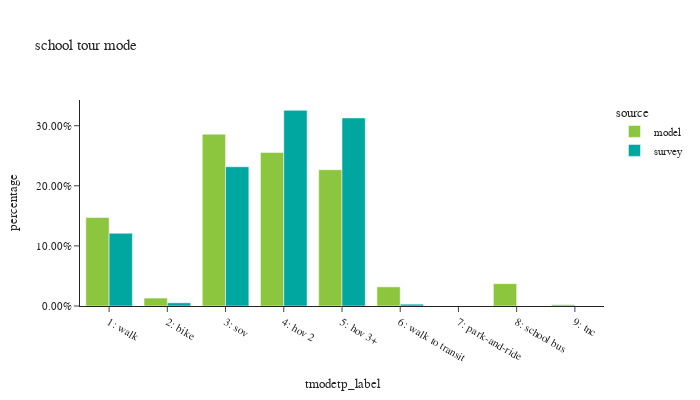

This figure's notebook cell:
### Code cell
df_plot = wk_tour.groupby(['source', 'tmodetp_label']).agg(
    toexpfac_sum=pl.col('toexpfac').sum(),
    sample_count=pl.col('toexpfac').count()
)

df_plot = df_plot.with_columns(
    (pl.col('toexpfac_sum') / pl.col('toexpfac_sum').sum().over('source')).alias('percentage')
)

fig = px.bar(
    df_plot.sort(by=['source']),
    x="tmodetp_label",
    y="percentage",
    color="source",
    barmode="group",
    hover_data=['sample_count'],
    title="school tour mode"
)
fig.update_layout(
    height=400,
    width=700,
    font=dict(size=11),
    xaxis=dict(dtick=1, categoryorder='category ascending'),
    yaxis=dict(tickformat=".2%")
)
fig.show()

### Figure 1 — Plotly figure (JSON) as saved in the notebook; plotly's stock layout.template omitted (floating-point values rounded to 4 significant figures)
{"data": [{"alignmentgroup": "True", "customdata": [[234168], [21023], [406739], [59150], [3606], [19], [455103], [360849], [50689]], "hovertemplate": "source=model<br>tmodetp_label=%{x}<br>percentage=%{y}<br>sample_count=%{customdata[0]}<extra></extra>", "legendgroup": "model", "marker": {"color": "#8CC63E", "pattern": {"shape": ""}}, "name": "model", "offsetgroup": "model", "orientation": "v", "showlegend": true, "textposition": "auto", "type": "bar", "x": ["1: walk", "2: bike", "4: hov 2", "8: school bus", "9: tnc", null, "3: sov", "5: hov 3+", "6: walk to transit"], "xaxis": "x", "y": [0.1472, 0.01321, 0.2556, 0.03717, 0.002266, 1.194e-05, 0.286, 0.2268, 0.03185], "yaxis": "y"}, {"alignmentgroup": "True", "customdata": [[9], [224], [1], [193], [18], [1], [109], [1], [214]], "hovertemplate": "source=survey<br>tmodetp_label=%{x}<br>percentage=%{y}<br>sample_count=%{customdata[0]}<extra></extra>", "legendgroup": "survey", "marker": {"color": "#00A7A0", "pattern": {"shape": ""}}, "name": "survey", "offsetgroup": "survey", "orientation": "v", "showlegend": true, "textposition": "auto", "type": "bar", "x": ["6: walk to transit", "1: walk", "7: park-and-ride", "3: sov", "2: bike", "9: tnc", "5: hov 3+", null, "4: hov 2"], "xaxis": "x", "y": [0.003055, 0.1211, 3.807e-05, 0.2317, 0.005333, 1.384e-05, 0.313, 0.0001188, 0.3256], "yaxis": "y"}], "layout": {"barmode": "group", "font": {"size": 11}, "height": 400, "legend": {"title": {"text": "source"}, "tracegroupgap": 0}, "title": {"text": "school tour mode"}, "width": 700, "xaxis": {"anchor": "y", "categoryorder": "category ascending", "domain": [0.0, 1.0], "dtick": 1, "title": {"text": "tmodetp_label"}}, "yaxis": {"anchor": "x", "domain": [0.0, 1.0], "tickformat": ".2%", "title": {"text": "percentage"}}}}
